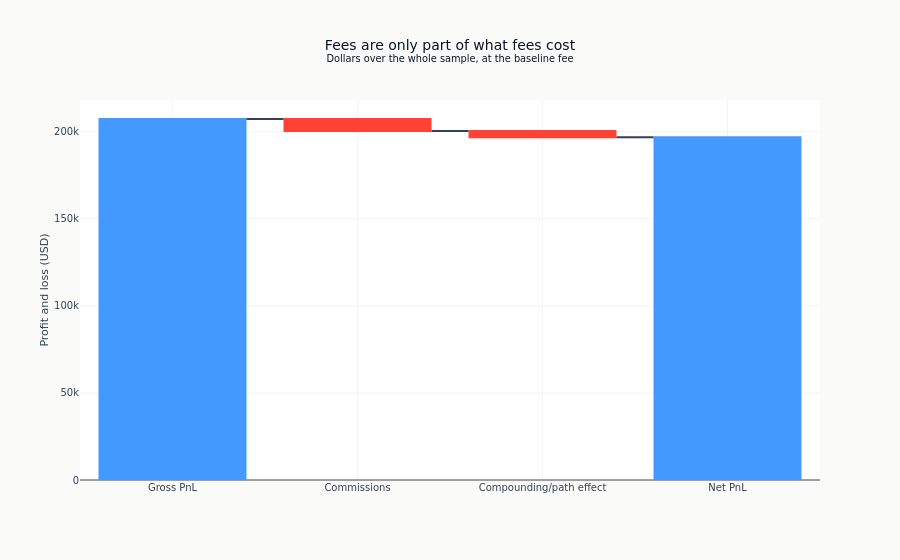

Write notebook code for a chart like this one.
### Markdown cell above
## 6. Where the money went, and the same view from the library

The waterfall below accounts for the whole gross-to-net gap in dollars rather than in percentage
points, and it separates the two components section 5 just discussed: the fees themselves, and
the return those fees would have earned. The assertion is the check that nothing is unaccounted
for.

After it, the same sensitivity curve from `ml4t-diagnostic`, which computes the drag from the
gross return series rather than by re-simulating. It is one call instead of a loop, and it is an
approximation - the comparison printed with it is how much of one.

### Code cell
result_net = results_by_cost[fee_bp]
gross_pnl_dollars = float(result_gross.equity.iloc[-1] - result_gross.equity.iloc[0])
net_pnl_dollars = float(result_net.equity.iloc[-1] - result_net.equity.iloc[0])
commission_dollars = float((result_net.trades_dollar * DEFAULT_FEES).sum())
path_effect_dollars = gross_pnl_dollars - commission_dollars - net_pnl_dollars
assert np.isclose(gross_pnl_dollars - commission_dollars - path_effect_dollars, net_pnl_dollars)

waterfall = go.Figure(
    go.Waterfall(
        measure=["absolute", "relative", "relative", "total"],
        x=["Gross PnL", "Commissions", "Compounding/path effect", "Net PnL"],
        y=[gross_pnl_dollars, -commission_dollars, -path_effect_dollars, net_pnl_dollars],
        connector={"line": {"color": COLORS["neutral"]}},
    )
)
waterfall.update_layout(
    title=(
        "Fees are only part of what fees cost"
        "<br><sup>Dollars over the whole sample, at the baseline fee</sup>"
    ),
    yaxis_title="Profit and loss (USD)",
    showlegend=False,
)
waterfall.show()

### Figure 1 — Plotly figure (JSON) as saved in the notebook; plotly's stock layout.template omitted (floating-point values rounded to 4 significant figures)
{"data": [{"connector": {"line": {"color": "#334155"}}, "measure": ["absolute", "relative", "relative", "total"], "type": "waterfall", "x": ["Gross PnL", "Commissions", "Compounding/path effect", "Net PnL"], "y": [207300.0, -6838.0, -3631.0, 196800.0]}], "layout": {"showlegend": false, "title": {"text": "Fees are only part of what fees cost<br><sup>Dollars over the whole sample, at the baseline fee</sup>"}, "yaxis": {"title": {"text": "Profit and loss (USD)"}}}}
